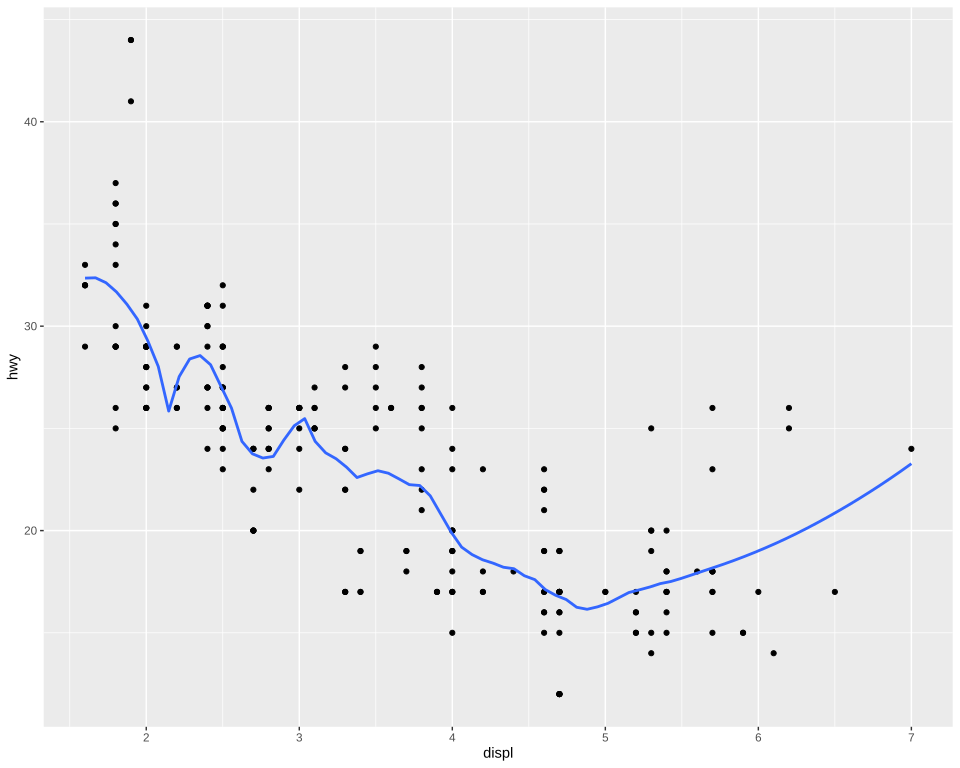

R code for this plot:
# The plot test/golden/smooth_loess_span.svg draws, drawn by ggplot2 itself, as ggplot2's own visual tests
# draw their snapshots: the independent check on that golden whenever it changes. The suite never
# runs this; it needs R, ggplot2 and vdiffr, saved as the Docker image giggly-r:ggplot2-4.0.3. From
# the repository's root:
#
#   docker run --rm -v "$PWD/test/golden":/golden:ro giggly-r:ggplot2-4.0.3 \
#     Rscript /golden/smooth_loess_span.R > smooth_loess_span.ggplot2.svg
#
# and compare the two drawings element by element, as test/golden/point.R describes. Its loess is
# fitted as Giggly fits one, by test/golden/giggly_loess.R.
#
# geom_smooth()'s reference page's narrower span, 0.3, without its band.

source("/golden/giggly_loess.R")
plot <- ggplot(mpg, aes(displ, hwy)) + geom_point() +
  geom_smooth(method = giggly_loess, formula = y ~ x, se = FALSE, method.args = list(span = 0.3)) +
  theme_gray()
file <- tempfile(fileext = ".svg")
vdiffr::write_svg(plot, file)
cat(readLines(file), sep = "\n")
